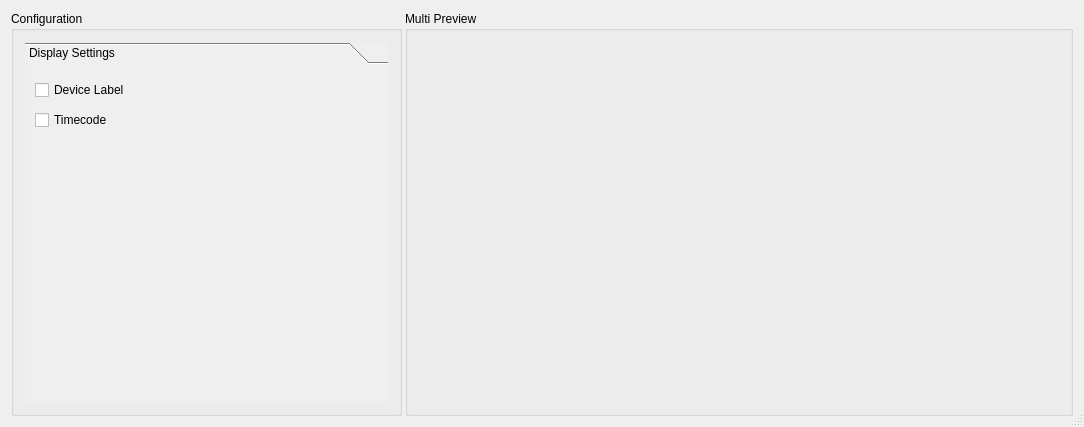
<?xml version="1.0" encoding="UTF-8"?>
<ui version="4.0">
 <class>MultiPreview</class>
 <widget class="QDialog" name="MultiPreview">
  <property name="geometry">
   <rect>
    <x>0</x>
    <y>0</y>
    <width>1080</width>
    <height>426</height>
   </rect>
  </property>
  <property name="sizePolicy">
   <sizepolicy hsizetype="Preferred" vsizetype="Preferred">
    <horstretch>0</horstretch>
    <verstretch>0</verstretch>
   </sizepolicy>
  </property>
  <property name="windowTitle">
   <string>MultiPreview</string>
  </property>
  <property name="sizeGripEnabled">
   <bool>true</bool>
  </property>
  <layout class="QGridLayout" name="gridLayout">
   <item row="0" column="0">
    <layout class="QHBoxLayout" name="horizontalLayout">
     <property name="spacing">
      <number>3</number>
     </property>
     <item>
      <widget class="QGroupBox" name="configurationGroupBox">
       <property name="sizePolicy">
        <sizepolicy hsizetype="Fixed" vsizetype="Expanding">
         <horstretch>0</horstretch>
         <verstretch>0</verstretch>
        </sizepolicy>
       </property>
       <property name="minimumSize">
        <size>
         <width>391</width>
         <height>0</height>
        </size>
       </property>
       <property name="title">
        <string>Configuration</string>
       </property>
       <layout class="QGridLayout" name="gridLayout_2">
        <item row="0" column="0">
         <widget class="QScrollArea" name="scrollArea">
          <property name="sizePolicy">
           <sizepolicy hsizetype="Minimum" vsizetype="Expanding">
            <horstretch>0</horstretch>
            <verstretch>0</verstretch>
           </sizepolicy>
          </property>
          <property name="frameShape">
           <enum>QFrame::NoFrame</enum>
          </property>
          <property name="lineWidth">
           <number>0</number>
          </property>
          <property name="horizontalScrollBarPolicy">
           <enum>Qt::ScrollBarAlwaysOff</enum>
          </property>
          <property name="sizeAdjustPolicy">
           <enum>QAbstractScrollArea::AdjustToContents</enum>
          </property>
          <property name="widgetResizable">
           <bool>true</bool>
          </property>
          <widget class="QToolBox" name="toolBox">
           <property name="geometry">
            <rect>
             <x>0</x>
             <y>0</y>
             <width>367</width>
             <height>362</height>
            </rect>
           </property>
           <property name="sizePolicy">
            <sizepolicy hsizetype="Minimum" vsizetype="Minimum">
             <horstretch>0</horstretch>
             <verstretch>0</verstretch>
            </sizepolicy>
           </property>
           <property name="minimumSize">
            <size>
             <width>351</width>
             <height>0</height>
            </size>
           </property>
           <property name="currentIndex">
            <number>0</number>
           </property>
           <widget class="QWidget" name="displayConfigPage">
            <property name="geometry">
             <rect>
              <x>0</x>
              <y>0</y>
              <width>367</width>
              <height>331</height>
             </rect>
            </property>
            <property name="sizePolicy">
             <sizepolicy hsizetype="Preferred" vsizetype="Minimum">
              <horstretch>0</horstretch>
              <verstretch>0</verstretch>
             </sizepolicy>
            </property>
            <property name="minimumSize">
             <size>
              <width>0</width>
              <height>0</height>
             </size>
            </property>
            <property name="baseSize">
             <size>
              <width>0</width>
              <height>0</height>
             </size>
            </property>
            <attribute name="label">
             <string>Display Settings</string>
            </attribute>
            <widget class="QCheckBox" name="deviceLabelCheckBox">
             <property name="geometry">
              <rect>
               <x>10</x>
               <y>10</y>
               <width>171</width>
               <height>20</height>
              </rect>
             </property>
             <property name="text">
              <string>Device Label</string>
             </property>
            </widget>
            <widget class="QCheckBox" name="timecodeCheckBox">
             <property name="geometry">
              <rect>
               <x>10</x>
               <y>40</y>
               <width>87</width>
               <height>20</height>
              </rect>
             </property>
             <property name="text">
              <string>Timecode</string>
             </property>
            </widget>
           </widget>
          </widget>
         </widget>
        </item>
       </layout>
      </widget>
     </item>
     <item>
      <widget class="QGroupBox" name="previewGroupBox">
       <property name="sizePolicy">
        <sizepolicy hsizetype="Minimum" vsizetype="Minimum">
         <horstretch>0</horstretch>
         <verstretch>0</verstretch>
        </sizepolicy>
       </property>
       <property name="title">
        <string>Multi Preview</string>
       </property>
       <layout class="QGridLayout" name="gridLayout_3">
        <item row="0" column="0">
         <layout class="QHBoxLayout" name="previewHorizontalLayout">
          <item>
           <widget class="QWidget" name="previewContainer" native="true">
            <property name="sizePolicy">
             <sizepolicy hsizetype="Preferred" vsizetype="Preferred">
              <horstretch>0</horstretch>
              <verstretch>0</verstretch>
             </sizepolicy>
            </property>
            <property name="minimumSize">
             <size>
              <width>640</width>
              <height>360</height>
             </size>
            </property>
           </widget>
          </item>
         </layout>
        </item>
       </layout>
      </widget>
     </item>
    </layout>
   </item>
  </layout>
 </widget>
 <layoutdefault spacing="6" margin="11"/>
 <resources/>
 <connections/>
</ui>
